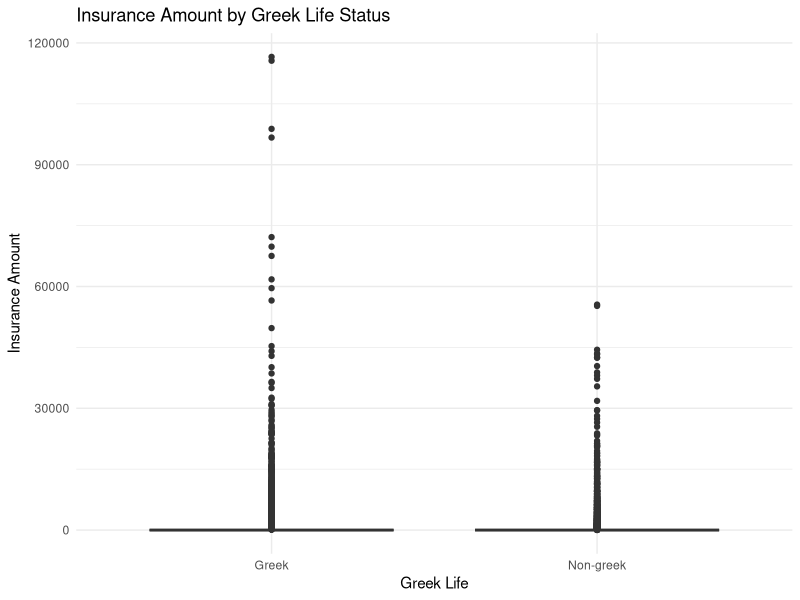

The R source for this figure:
## ---- chunk 1

library(readxl)
X06_CAS_Predictive_Modeling_Case_Competition_Dataset <- read_excel("06 - CAS Predictive Modeling Case Competition- Dataset.xlsx")
View(X06_CAS_Predictive_Modeling_Case_Competition_Dataset)
## ---- chunk 2
set.seed(1)

df <- X06_CAS_Predictive_Modeling_Case_Competition_Dataset  # or readr::read_csv

# Basic hygiene

#df <- within(df, {
#  exposure <- pmax(exposure, 1e-8)
#})

# Train/valid split
idx <- sample(seq_len(nrow(df)), size = floor(0.8 * nrow(df)))
train <- df[idx, ]
valid <- df[-idx, ]

names(train)
## ---- chunk 3
table(df$coverage)
## ---- chunk 4
# Load ggplot2 if not already
library(ggplot2)

# Boxplot of amount by Greek status
ggplot(df, aes(x = greek, y = amount)) +
  geom_boxplot(fill = "skyblue") +
  labs(
    title = "Insurance Amount by Greek Life Status",
    x = "Greek Life",
    y = "Insurance Amount"
  ) +
  theme_minimal()
